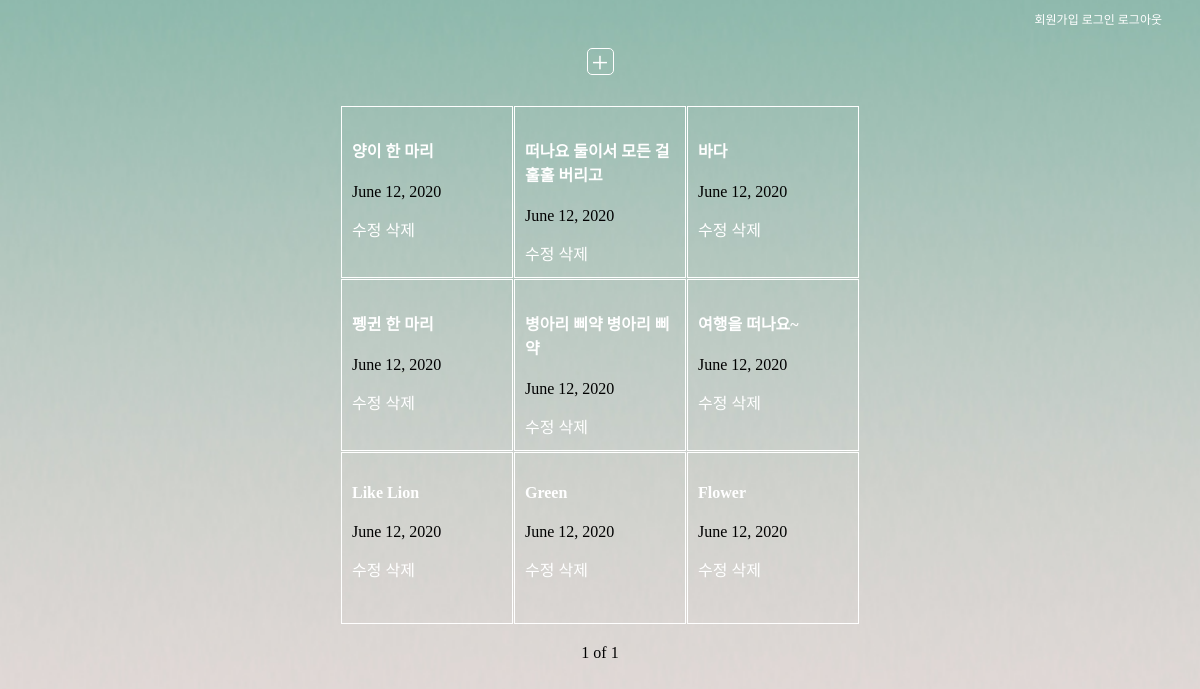
The page / on the database its author committed.
### loginapp/models.py (models this page shows, shortened)
class Blog(models.Model):
    title = models.CharField(max_length = 200)
    image = models.ImageField(upload_to = 'images/')
    pub_date = models.DateField('date published')
    body = models.TextField()

### loginapp/views.py (the view)
# urls.py: path('', loginapp.views.read, name = "read"),
def read(request):
    blogs = Blog.objects
    blog_list=Blog.objects.all()
    paginator = Paginator(blog_list,9)
    page = request.GET.get('page')
    posts = paginator.get_page(page)
    return render(request, 'read.html', {'blogs' : blogs, 'posts':posts})

### loginapp/templates/read.html (shortened to what this page needs)
{% load static %}
<!DOCTYPE html>
<html lang="ko">
<head>
    <link href="{% static 'css/read.css' %}" type="text/css" rel="stylesheet">
</head>
<body>
    <div class="accounts">
        <a href="{% url 'signup' %}">회원가입</a>
        <a href="{% url 'login' %}">로그인</a>
        <a href="{% url 'logout' %}">로그아웃</a>
    </div>
    <a href="{% url 'create' %}"><p id="write">+</p></a>
    <div class="box">
        {% for blog in posts %}
        <div class="post">
            <a href="{% url 'detail' blog.id %}"><h4>{{blog.title}}</h4></a>
            <p>{{blog.pub_date}}</p>
            <a href="{% url 'update' blog.id %}">수정</a>
            <a href="{% url 'delete' blog.id %}">삭제</a>
        </div>
        {% endfor %}
    </div>
    <div class="pagination">
        <span>{{posts.number}}</span>
        <span>of</span>
        <span>{{posts.paginator.num_pages}}</span>
    </div>
</body>
</html>

### loginapp/static/css/read.css (style rules this page uses)
body { background: url(../gra.jpg); background-size: cover; background-repeat: no-repeat; background-position: center; }
.post { border: 1px solid white; padding: 10px; margin:0.5px; width: 150px; height: 150px; font-family: 'NEXON Lv1 Gothic OTF Light'; }
.box { width: 600px; justify-content: center; margin: auto; display:flex; flex-wrap: wrap; margin-top: 30px; }
a { text-decoration: none; }
a:link, a:visited { color: white; }
span { font-family: 'NEXON Lv1 Gothic OTF Light'; }
#write { text-align: center; font-size:30px; border: 1px solid white; border-radius: 5px; line-height: 26px; width:25px; height:25px; margin:auto; margin-top:20px; }
.accounts { text-align:right; font-family: 'NEXON Lv1 Gothic OTF Light'; font-size: 12px; margin-top: 10px; margin-right: 30px; }
.pagination { text-align: center; margin: 20px; }

### rows shown on the page
Blog: title "양이 한 마리", pub_date "June 12, 2020"
Blog: title "떠나요 둘이서 모든 걸 훌훌 버리고", pub_date "June 12, 2020"
Blog: title "바다", pub_date "June 12, 2020"
Blog: title "펭귄 한 마리", pub_date "June 12, 2020"
Blog: title "병아리 삐약 병아리 삐약", pub_date "June 12, 2020"
Blog: title "여행을 떠나요~", pub_date "June 12, 2020"
Blog: title "Like Lion", pub_date "June 12, 2020"
Blog: title "Green", pub_date "June 12, 2020"
Blog: title "Flower", pub_date "June 12, 2020"

### other values the page prints
{{ posts.number }} "1"
{{ posts.paginator.num_pages }} "1"
